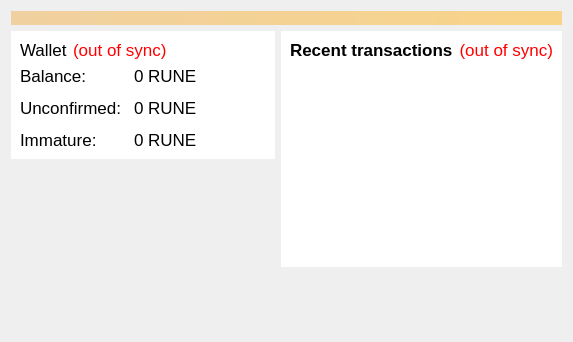
<?xml version="1.0" encoding="UTF-8"?>
<ui version="4.0">
 <class>OverviewPage</class>
 <widget class="QWidget" name="OverviewPage">
  <property name="geometry">
   <rect>
    <x>0</x>
    <y>0</y>
    <width>573</width>
    <height>342</height>
   </rect>
  </property>
  <property name="windowTitle">
   <string>Form</string>
  </property>
  <layout class="QVBoxLayout" name="topLayout">
   <item>
    <widget class="QLabel" name="labelAlerts">
     <property name="visible">
      <bool>false</bool>
     </property>
     <property name="styleSheet">
      <string notr="true">background-color: qlineargradient(x1: 0, y1: 0, x2: 1, y2: 0, stop:0 #F0D0A0, stop:1 #F8D488); color:#000000;</string>
     </property>
     <property name="wordWrap">
      <bool>true</bool>
     </property>
     <property name="margin">
      <number>3</number>
     </property>
    </widget>
   </item>
   <item>
    <layout class="QHBoxLayout" name="horizontalLayout" stretch="1,1">
     <item>
      <layout class="QVBoxLayout" name="verticalLayout_2">
       <item>
        <widget class="QFrame" name="frame">
         <property name="styleSheet">
          <string notr="true">#frame{border:none; background:#ffffff;}</string>
         </property>
         <property name="frameShape">
          <enum>QFrame::StyledPanel</enum>
         </property>
         <property name="frameShadow">
          <enum>QFrame::Raised</enum>
         </property>
         <layout class="QVBoxLayout" name="verticalLayout_4">
          <item>
           <layout class="QHBoxLayout" name="horizontalLayout_4">
            <item>
             <widget class="QLabel" name="label_5">
              <property name="font">
               <font>
                <family>Helvetica</family>
                <pointsize>13</pointsize>
                <weight>50</weight>
                <bold>false</bold>
               </font>
              </property>
              <property name="text">
               <string>Wallet</string>
              </property>
             </widget>
            </item>
            <item>
             <widget class="QLabel" name="labelWalletStatus">
              <property name="font">
               <font>
                <family>Helvetica</family>
                <pointsize>13</pointsize>
                <weight>50</weight>
                <bold>false</bold>
               </font>
              </property>
              <property name="toolTip">
               <string>The displayed information may be out of date. Your wallet automatically synchronizes with the runecoin network after a connection is established, but this process has not completed yet.</string>
              </property>
              <property name="styleSheet">
               <string notr="true">QLabel { color: red; }</string>
              </property>
              <property name="text">
               <string notr="true">(out of sync)</string>
              </property>
              <property name="alignment">
               <set>Qt::AlignLeading|Qt::AlignLeft|Qt::AlignVCenter</set>
              </property>
             </widget>
            </item>
            <item>
             <spacer name="horizontalSpacer_2">
              <property name="orientation">
               <enum>Qt::Horizontal</enum>
              </property>
              <property name="sizeHint" stdset="0">
               <size>
                <width>40</width>
                <height>20</height>
               </size>
              </property>
             </spacer>
            </item>
           </layout>
          </item>
          <item>
           <layout class="QFormLayout" name="formLayout_2">
            <property name="fieldGrowthPolicy">
             <enum>QFormLayout::AllNonFixedFieldsGrow</enum>
            </property>
            <property name="horizontalSpacing">
             <number>12</number>
            </property>
            <property name="verticalSpacing">
             <number>12</number>
            </property>
            <item row="0" column="0">
             <widget class="QLabel" name="label">
              <property name="font">
               <font>
                <family>Helvetica</family>
                <pointsize>13</pointsize>
                <weight>50</weight>
                <bold>false</bold>
               </font>
              </property>
              <property name="text">
               <string>Balance:</string>
              </property>
             </widget>
            </item>
            <item row="0" column="1">
             <widget class="QLabel" name="labelBalance">
              <property name="font">
               <font>
                <family>Helvetica</family>
                <pointsize>13</pointsize>
                <weight>50</weight>
                <bold>false</bold>
               </font>
              </property>
              <property name="cursor">
               <cursorShape>IBeamCursor</cursorShape>
              </property>
              <property name="toolTip">
               <string>Your current balance</string>
              </property>
              <property name="text">
              <string notr="true">0 RUNE</string>
              </property>
              <property name="textInteractionFlags">
               <set>Qt::LinksAccessibleByMouse|Qt::TextSelectableByKeyboard|Qt::TextSelectableByMouse</set>
              </property>
             </widget>
            </item>
            <item row="1" column="0">
             <widget class="QLabel" name="label_3">
              <property name="font">
               <font>
                <family>Helvetica</family>
                <pointsize>13</pointsize>
                <weight>50</weight>
                <bold>false</bold>
               </font>
              </property>
              <property name="text">
               <string>Unconfirmed:</string>
              </property>
             </widget>
            </item>
            <item row="1" column="1">
             <widget class="QLabel" name="labelUnconfirmed">
              <property name="font">
               <font>
                <family>Helvetica</family>
                <pointsize>13</pointsize>
                <weight>50</weight>
                <bold>false</bold>
               </font>
              </property>
              <property name="cursor">
               <cursorShape>IBeamCursor</cursorShape>
              </property>
              <property name="toolTip">
               <string>Total of transactions that have yet to be confirmed, and do not yet count toward the current balance</string>
              </property>
              <property name="text">
               <string notr="true">0 RUNE</string>
              </property>
              <property name="textInteractionFlags">
               <set>Qt::LinksAccessibleByMouse|Qt::TextSelectableByKeyboard|Qt::TextSelectableByMouse</set>
              </property>
             </widget>
            </item>
            <item row="2" column="0">
             <widget class="QLabel" name="labelImmatureText">
              <property name="font">
               <font>
                <family>Helvetica</family>
                <pointsize>13</pointsize>
                <weight>50</weight>
                <bold>false</bold>
               </font>
              </property>
              <property name="text">
               <string>Immature:</string>
              </property>
             </widget>
            </item>
            <item row="2" column="1">
             <widget class="QLabel" name="labelImmature">
              <property name="font">
               <font>
                <family>Helvetica</family>
                <pointsize>13</pointsize>
                <weight>50</weight>
                <bold>false</bold>
               </font>
              </property>
              <property name="toolTip">
               <string>Mined balance that has not yet matured</string>
              </property>
              <property name="text">
               <string notr="true">0 RUNE</string>
              </property>
              <property name="textInteractionFlags">
               <set>Qt::LinksAccessibleByMouse|Qt::TextSelectableByKeyboard|Qt::TextSelectableByMouse</set>
              </property>
             </widget>
            </item>
           </layout>
          </item>
         </layout>
        </widget>
       </item>
       <item>
        <spacer name="verticalSpacer">
         <property name="orientation">
          <enum>Qt::Vertical</enum>
         </property>
         <property name="sizeHint" stdset="0">
          <size>
           <width>20</width>
           <height>40</height>
          </size>
         </property>
        </spacer>
       </item>
      </layout>
     </item>
       <item>
      <layout class="QVBoxLayout" name="verticalLayout_3">
       <item>
        <widget class="QFrame" name="frame_2">
         <property name="styleSheet">
          <string notr="true">#frame_2{border:none; background:#ffffff;}</string>
         </property>
         <property name="frameShape">
          <enum>QFrame::StyledPanel</enum>
         </property>
         <property name="frameShadow">
          <enum>QFrame::Raised</enum>
         </property>
         <layout class="QVBoxLayout" name="verticalLayout">
          <item>
           <layout class="QHBoxLayout" name="horizontalLayout_2">
            <item>
             <widget class="QLabel" name="label_4">
              <property name="font">
               <font>
                <family>Helvetica</family>
                <pointsize>13</pointsize>
                <weight>50</weight>
                <bold>false</bold>
               </font>
              </property>
              <property name="text">
               <string>&lt;b&gt;Recent transactions&lt;/b&gt;</string>
              </property>
             </widget>
            </item>
            <item>
             <widget class="QLabel" name="labelTransactionsStatus">
              <property name="font">
               <font>
                <family>Helvetica</family>
                <pointsize>13</pointsize>
                <weight>50</weight>
                <bold>false</bold>
               </font>
              </property>
              <property name="toolTip">
               <string>The displayed information may be out of date. Your wallet automatically synchronizes with the runecoin network after a connection is established, but this process has not completed yet.</string>
              </property>
              <property name="styleSheet">
               <string notr="true">QLabel { color: red; }</string>
              </property>
              <property name="text">
               <string notr="true">(out of sync)</string>
              </property>
              <property name="alignment">
               <set>Qt::AlignRight|Qt::AlignTrailing|Qt::AlignVCenter</set>
              </property>
             </widget>
            </item>
            <item>
             <spacer name="horizontalSpacer">
              <property name="orientation">
               <enum>Qt::Horizontal</enum>
              </property>
              <property name="sizeHint" stdset="0">
               <size>
                <width>40</width>
                <height>20</height>
               </size>
              </property>
             </spacer>
            </item>
           </layout>
          </item>
          <item>
           <widget class="QListView" name="listTransactions">
            <property name="font">
             <font>
              <family>Helvetica</family>
              <pointsize>13</pointsize>
              <weight>50</weight>
              <bold>false</bold>
             </font>
            </property>
            <property name="styleSheet">
             <string notr="true">QListView { background: transparent; }</string>
            </property>
            <property name="frameShape">
             <enum>QFrame::NoFrame</enum>
            </property>
            <property name="verticalScrollBarPolicy">
             <enum>Qt::ScrollBarAlwaysOff</enum>
            </property>
            <property name="horizontalScrollBarPolicy">
             <enum>Qt::ScrollBarAlwaysOff</enum>
            </property>
            <property name="selectionMode">
             <enum>QAbstractItemView::NoSelection</enum>
            </property>
           </widget>
          </item>
         </layout>
        </widget>
       </item>
       <item>
        <spacer name="verticalSpacer_2">
         <property name="orientation">
          <enum>Qt::Vertical</enum>
         </property>
         <property name="sizeHint" stdset="0">
          <size>
           <width>20</width>
           <height>40</height>
          </size>
         </property>
        </spacer>
       </item>
      </layout>
     </item>
    </layout>
   </item>
  </layout>
 </widget>
 <resources/>
 <connections/>
</ui>
